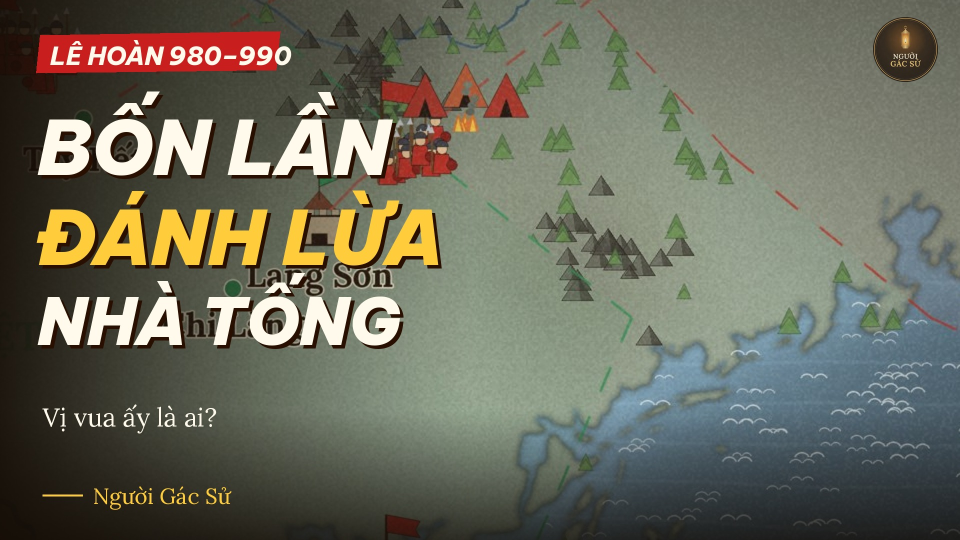
#> input picture assets/bia/LH6/LH6_dai_thumbnail.jpg, 1920 x 1080 px (shown at 1/2 size)
$ python -i tao_tiktok.py   (imports and definitions only)
#> lines starting #> are read from the running program, lines starting #| are printed output that depends on the picture
# Clip dọc ~66 giây Lê Hoàn bốn lần đánh lừa nhà Tống, dựng từ các đoạn bản đồ đã kết xuất riêng.
# Dùng: python assets/bia/LH6/tao_tiktok.py <thư mục chứa seg0..seg4.mp4/.wav và segs.txt> <ra.mp4>
import sys,os,json,subprocess,textwrap
from PIL import Image,ImageDraw,ImageFont
# [1 line not run here, left out]
F='assets/fonts/';BLK=F+'BeVietnamPro-BlackItalic.ttf';EXB=F+'BeVietnamPro-ExtraBoldItalic.ttf';LORA=F+'Lora-Variable.ttf'
WHITE=(255,250,235);YEL=(255,205,60);RED=(200,30,30)
fo=lambda p,s:ImageFont.truetype(p,s)
# [1 line that did not run here, left out]
# [1 line not run here, left out]
BEATS=[(1,2),(46,47),(55,56),(79,79),(88,89)]
OUTRO=5.4;off=0;subs=[];segs=[]
# [6 lines not run here, left out]
body=off;total=body+OUTRO
# [1 line not run here, left out]
NS=len(segs)
# 1) từng đoạn dọc: nền mờ + khung bản đồ 1080x675 ở giữa
# [18 lines not run here, left out]
def add_logo(im):
    l=logo.resize((130,130),Image.LANCZOS);l.putalpha(l.split()[3].point(lambda v:int(v*0.8)));im.alpha_composite(l,(1080-44-130,34))
def sh(d,xy,t,f,fill,off=6): d.text((xy[0]+off,xy[1]+off),t,font=f,fill=(40,15,0));d.text(xy,t,font=f,fill=fill)
def fit(t,p,maxw,s):
    while fo(p,s).getlength(t)>maxw:s-=2
    return fo(p,s)
H=Image.new('RGBA',(1080,1920),(0,0,0,0));d=ImageDraw.Draw(H)
#> H: PIL image 1080x1920 RGBA; every value is 0
# [4 lines not run here, left out]
t1='Xem đủ câu chuyện';t2='trong video 14 phút'
# [5 lines not run here, left out]
ins=['-i',f'{W}/base.mp4','-i',f'{W}/head.png','-i',f'{W}/outro.png'];fc='[0:v][1:v]overlay=0:0:enable=\'between(t,0,%.2f)\'[v0];[v0][2:v]overlay=0:0:enable=\'between(t,%.2f,%.2f)\'[v1]'%(body,body,total);last='v1'
# [9 lines not run here, left out]

>>> import cv2
>>> picture = cv2.imread('LH6_dai_thumbnail.jpg', cv2.IMREAD_GRAYSCALE)
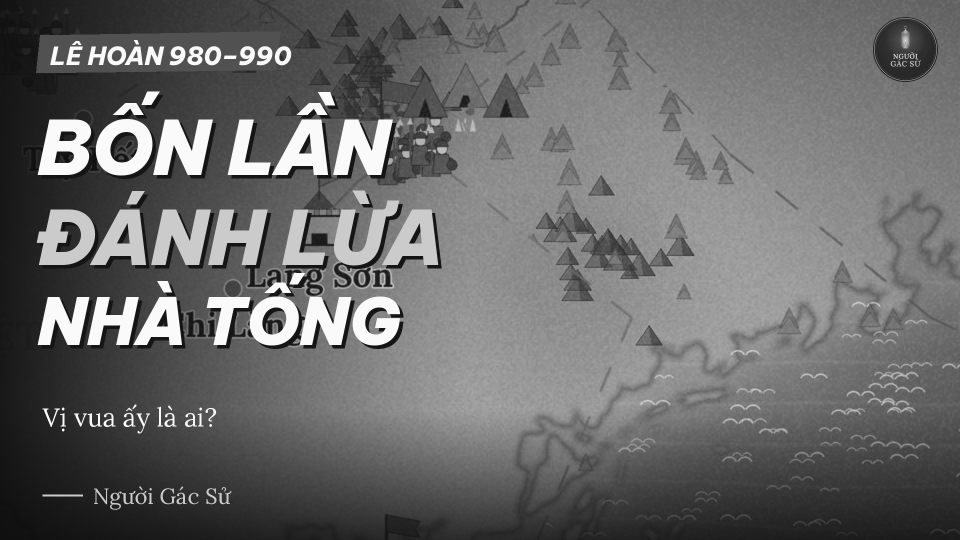
#> picture: shape (1080, 1920) (shown at 1/2 size); min 9, max 255, mean 106.3
#> (the run stopped early here; a loop or call above may not have finished)

$ run again, on assets/bia/LH6/LH6_v2_dai.jpg
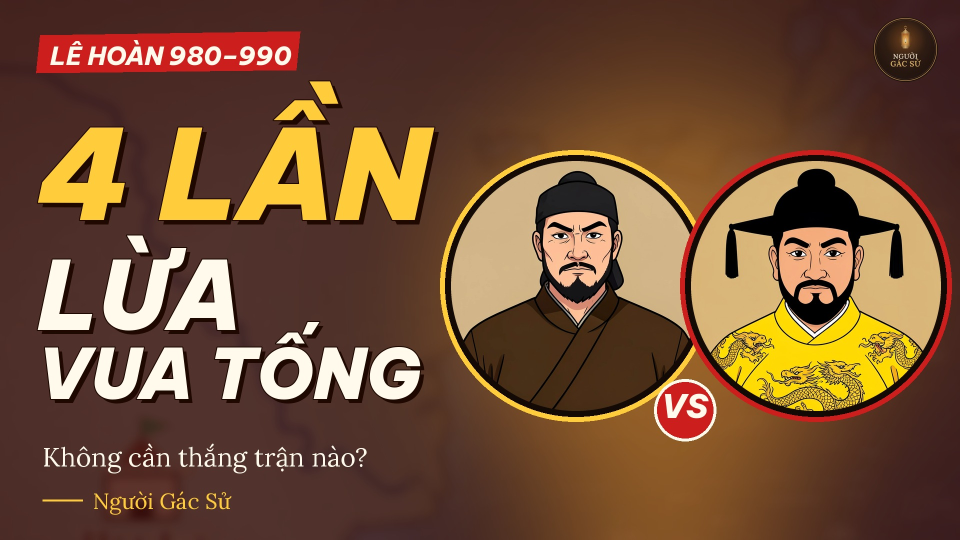
#> input picture assets/bia/LH6/LH6_v2_dai.jpg, 1920 x 1080 px (shown at 1/2 size)
#> H: PIL image 1080x1920 RGBA; every value is 0
#> `picture = cv2.imread('LH6_dai_thumbnail.jpg', cv2.IMREAD_GRAYSCALE)`:
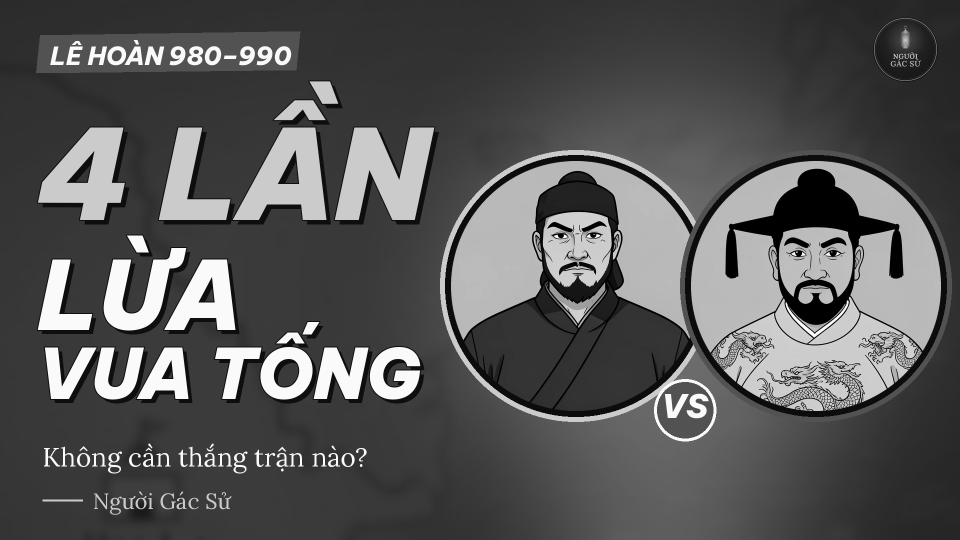
#> picture: shape (1080, 1920) (shown at 1/2 size); min 0, max 255, mean 86.6

$ run again, on assets/bia/LH6/LH6_v2_tiktok.jpg
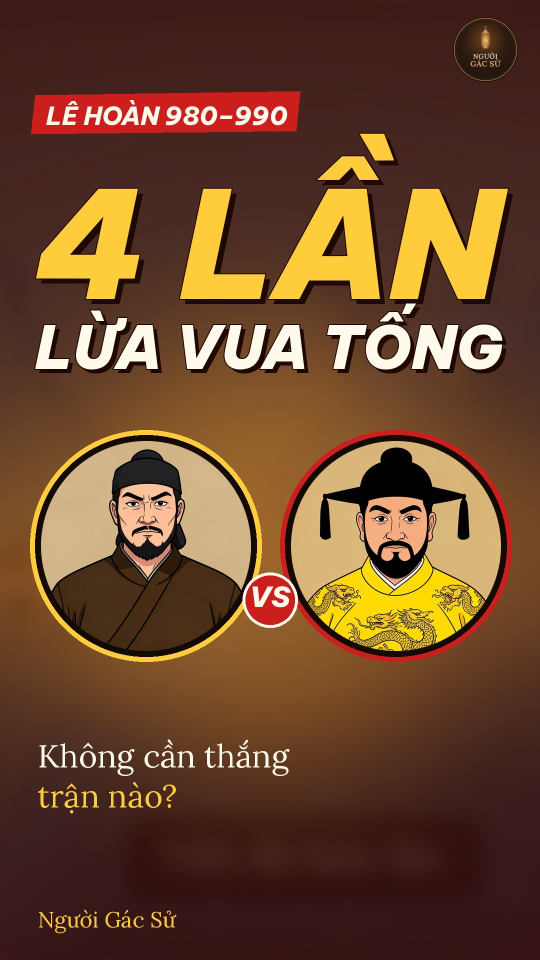
#> input picture assets/bia/LH6/LH6_v2_tiktok.jpg, 1080 x 1920 px (shown at 1/2 size)
#> H: PIL image 1080x1920 RGBA; every value is 0
#> `picture = cv2.imread('LH6_dai_thumbnail.jpg', cv2.IMREAD_GRAYSCALE)`:
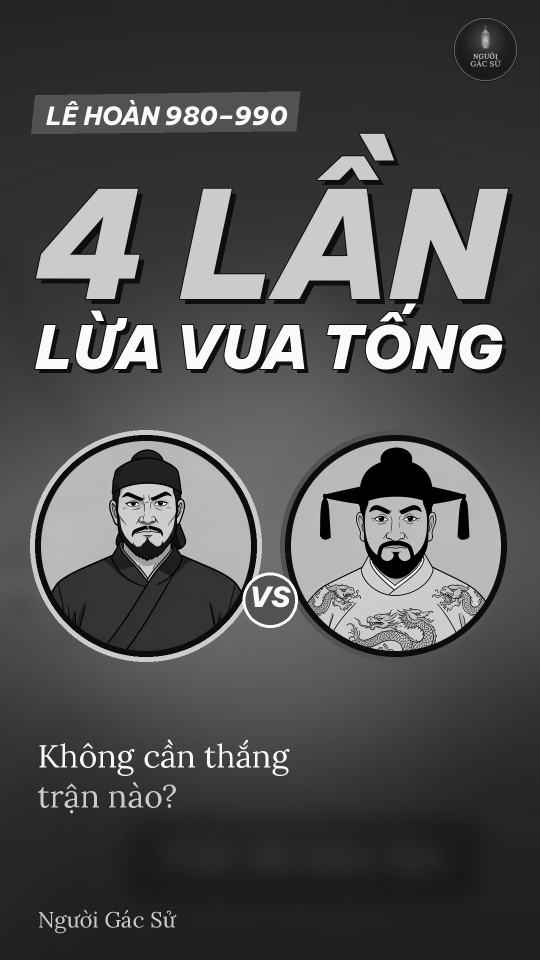
#> picture: shape (1920, 1080) (shown at 1/2 size); min 0, max 255, mean 79.3
